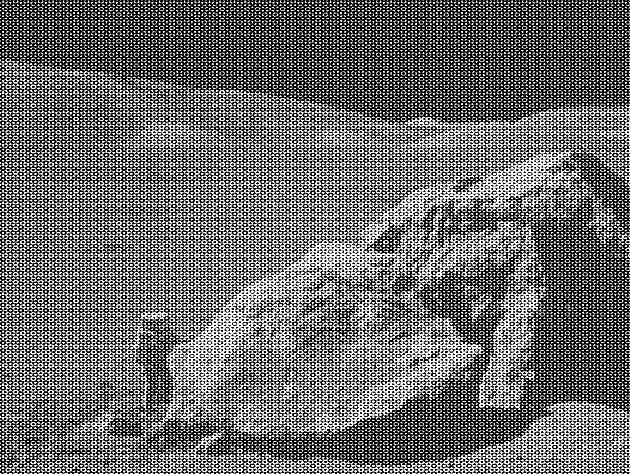
#> input picture moonlanding.png, 630 x 474 px
$ python fft.py
#> lines starting #> are read from the running program, lines starting #| are printed output that depends on the picture
import numpy as np
import argparse
import time
import matplotlib.pyplot as plt
from matplotlib.colors import LogNorm
import cv2
import math
import os

DEFAULT_MODE = 1
DEFAULT_IMAGE_FILE_NAME = 'moonlanding.png'
LOW_FREQUENCY_PROPORTION = 0.1  # the lowest 10% of frequencies are considered "low"


class IllegalArgumentError(ValueError):
    pass


def isPowerOf2(n):
    if (n == 0): return True
    if (n < 0): return False
    return math.log2(n).is_integer()


def naiveFourierTransform(array, inverse=False):
    complex_part = 2j if inverse else -2j
    divide = len(array) if inverse else 1
    result = [sum([
        x * np.exp(complex_part * np.pi * k * n / len(array)) for n, x in enumerate(array)
    ]) / divide for k in range(len(array))]
    return result


def evens(array): return array[::2]


def odds(array): return array[1::2]


def fastFourierTransform(array, inverse=False):
    if not isPowerOf2(len(array)):
        raise IllegalArgumentError("Input vector size must be a power of 2")

    if (inverse):
        N = len(array)
        return np.conjugate(np.array(_aux(np.conjugate(array))) / N)
    else:
        return _aux(array)


def _aux(array):
    sub_problem_thresh = 2
    if len(array) <= sub_problem_thresh:
        return naiveFourierTransform(array, inverse=False)

    X_even = _aux(evens(array))
    X_odds = _aux(odds(array))

    N = len(array)

    complex_part = -2j

    factor = lambda m: np.exp(complex_part * np.pi * m / N)

    return [X_even[m] + factor(m) * X_odds[m] for m in range(N // 2)] + [
        X_even[m] - factor(m) * X_odds[m] for m in range(N // 2)]


# [10 lines left out: function naiveFourierTransformMatrix, not called in this run]


def fastFourierTransformMatrix(matrix, inverse=False):
    matrix = np.array(matrix)
    row, col = matrix.shape
    if not isPowerOf2(row) or not isPowerOf2(col):
        raise IllegalArgumentError("Input matrix sizes must be powers of 2")

    row_result = np.array([
        fastFourierTransform(row, inverse)
        for row in matrix
    ])
    return np.array([
        fastFourierTransform(row_result[:, col], inverse)
        for col in range(len(row_result[0]))
    ]).T


def resizeToPowerOf2(image_file_name):
    img = cv2.imread(image_file_name, cv2.IMREAD_GRAYSCALE)
    x = img.shape[1]
    x_log2 = math.log2(x)
    x_floor = 2 ** math.floor(x_log2)
    x_ceil = 2 ** math.ceil(x_log2)
    x = x_ceil if abs(x - x_floor) > abs(x - x_ceil) else x_floor

    y = img.shape[0]
    y_log2 = math.log2(y)
    y_floor = 2 ** math.floor(y_log2)
    y_ceil = 2 ** math.ceil(y_log2)
    y = y_ceil if abs(y - y_floor) > abs(y - y_ceil) else y_floor

    return cv2.resize(img, (x, y), interpolation=cv2.INTER_AREA)


def modeOne(image_file_name):
    img = resizeToPowerOf2(image_file_name)
    X = fastFourierTransformMatrix(img)

    fig, ax = plt.subplots(1, 2)
    ax[0].imshow(img, cmap='gray', vmin=0, vmax=255)
    im = ax[1].imshow(np.abs(X), norm=LogNorm(vmin=5))
    ax[0].set_title('Original image')
    ax[1].set_title('Fourier transform')
    fig.colorbar(im, ax=ax)

    plt.show()


# [41 lines left out: functions maskFrequencies, modeTwo, saveMatrixAsMinimizedTxt, not called in this run]


class CompressionStrategy():  # enum
    LargestAll = 0  # threshold the coefficients’ magnitude and take only the largest percentile of them
    AllLowsAndLargestHighs = 1  # keep all the coefficients of very low frequencies as well as a fraction of the largest coefficients from higher frequencies to also filter the image at the same time


# [128 lines left out: functions modeThree, modeFour, not called in this run]


def printError(message, prefix="ERROR"):
    print(prefix + "\t" + message)


def getParams():
    parser = argparse.ArgumentParser(
        exit_on_error=False)  # if there is an error raised by this line, please consult the README.md
    parser.add_argument("-m", "--mode", type=int, help="mode (optional)", default=DEFAULT_MODE)
    parser.add_argument("-i", "--image", type=str,
                        help="image (optional) filename of the image we wish to take the DFT of",
                        default=DEFAULT_IMAGE_FILE_NAME)

    try:
        namespace, rest = parser.parse_known_args()  # https://docs.python.org/3/library/argparse.html#argparse.ArgumentParser.parse_known_args

        for arg in rest:
            raise IllegalArgumentError("Incorrect input syntax: '{}' argument is not recognized".format(arg))

        params = vars(namespace)

        if params["mode"] < 1 or params["mode"] > 4:
            raise IllegalArgumentError("Incorrect input syntax: mode must be between 1 and 4")

        params["image"] = params["image"].strip()

        return params

    except argparse.ArgumentError as e:
        raise IllegalArgumentError("Incorrect input syntax: " + str(e))


def main():
    try:
        params = getParams()
        mode = params["mode"]
        image_file_name = params["image"]
    except IllegalArgumentError as e:
        printError(str(e))

    if mode == 1:
        modeOne(image_file_name)
#> in resizeToPowerOf2, img is the input picture: shape (474, 630); min 0, max 255, mean 108.1
#> in resizeToPowerOf2, `return cv2.resize(img, (x, y), interpolation=cv2.INTER_AREA)`:
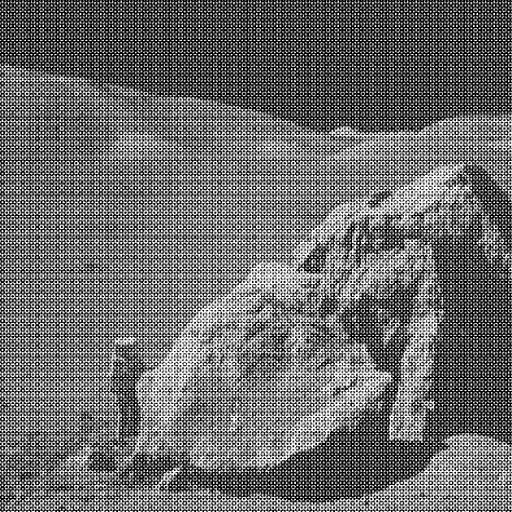
#> returned value: shape (512, 512); min 0, max 255, mean 108
#> in modeOne, `plt.show()`:
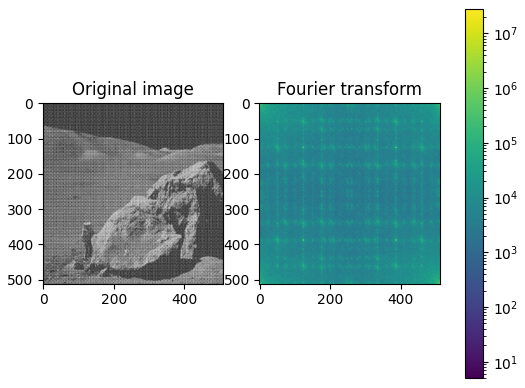
#> figure drawn by matplotlib, 3 panels
    elif mode == 2:
        modeTwo(image_file_name)
    elif mode == 3:
        try:
            modeThree(image_file_name, CompressionStrategy.LargestAll)
        except IllegalArgumentError as e:
            printError(str(e))
    elif mode == 4:
        modeFour()


if __name__ == '__main__':
    main()
